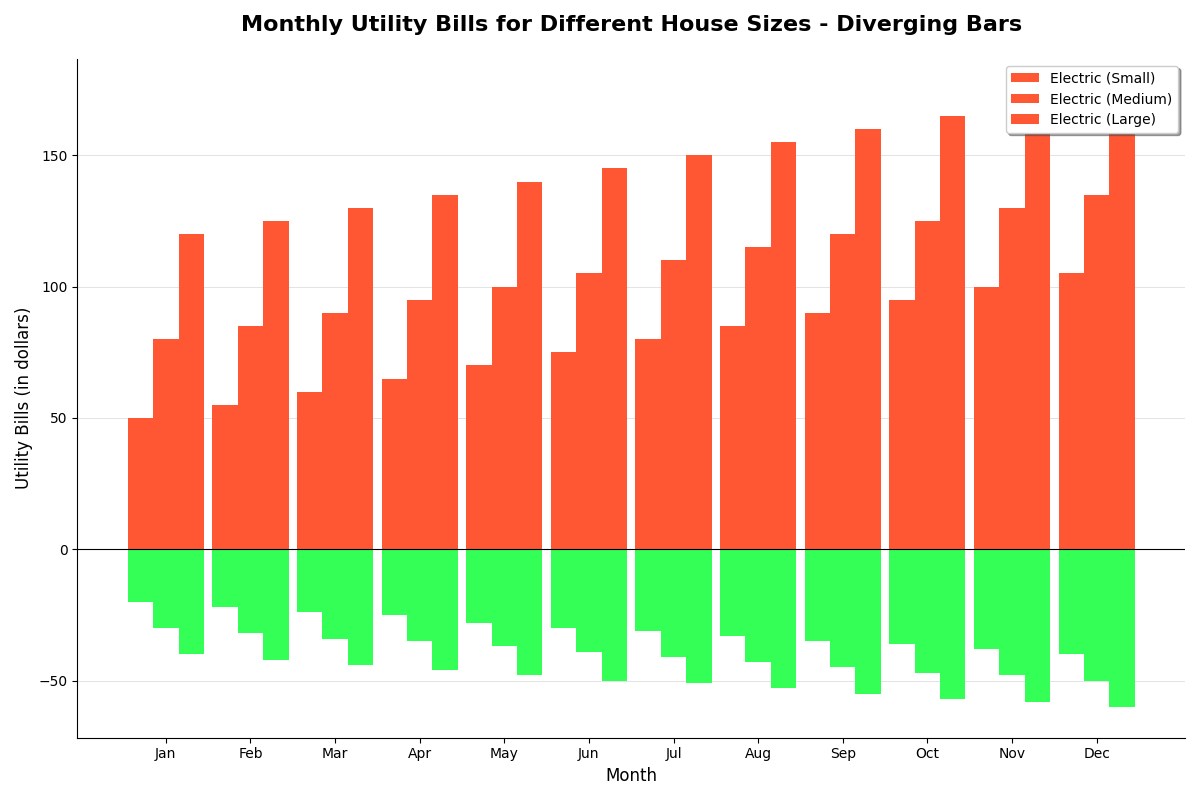

Here is the Python script that generated this plot:
import matplotlib.pyplot as plt
import numpy as np

months = ["Jan", "Feb", "Mar", "Apr", "May", "Jun", "Jul", "Aug", "Sep", "Oct", "Nov", "Dec"]

electricity_bills = np.array([
    [50, 55, 60, 65, 70, 75, 80, 85, 90, 95, 100, 105],
    [80, 85, 90, 95, 100, 105, 110, 115, 120, 125, 130, 135],
    [120, 125, 130, 135, 140, 145, 150, 155, 160, 165, 170, 175],
])

water_bills = np.array([
    [20, 22, 24, 25, 28, 30, 31, 33, 35, 36, 38, 40],
    [30, 32, 34, 35, 37, 39, 41, 43, 45, 47, 48, 50],
    [40, 42, 44, 46, 48, 50, 51, 53, 55, 57, 58, 60],
])

fig, ax = plt.subplots(figsize=(12, 8))

colors = ['#FF5733', '#33FF57']
bar_width = 0.3
x = np.arange(len(months))

# Plot electricity bills (positive side)
ax.bar(x - bar_width, electricity_bills[0], width=bar_width, label='Electric (Small)', color=colors[0])
ax.bar(x, electricity_bills[1], width=bar_width, label='Electric (Medium)', color=colors[0])
ax.bar(x + bar_width, electricity_bills[2], width=bar_width, label='Electric (Large)', color=colors[0])

# Plot water bills (negative side)
ax.bar(x - bar_width, -water_bills[0], width=bar_width, color=colors[1])
ax.bar(x, -water_bills[1], width=bar_width, color=colors[1])
ax.bar(x + bar_width, -water_bills[2], width=bar_width, color=colors[1])

ax.set_title("Monthly Utility Bills for Different House Sizes - Diverging Bars", fontsize=16, fontweight='bold', pad=20)
ax.set_xlabel("Month", fontsize=12)
ax.set_ylabel("Utility Bills (in dollars)", fontsize=12)

ax.set_xticks(x)
ax.set_xticklabels(months)

ax.legend(loc='upper right', fontsize=10, shadow=True)

ax.yaxis.grid(True, linestyle='-', linewidth=0.5, alpha=0.5)
ax.set_axisbelow(True)

ax.spines['top'].set_visible(False)
ax.spines['right'].set_visible(False)

plt.axhline(0, color='black', linewidth=0.8)
plt.tight_layout()
plt.show()
